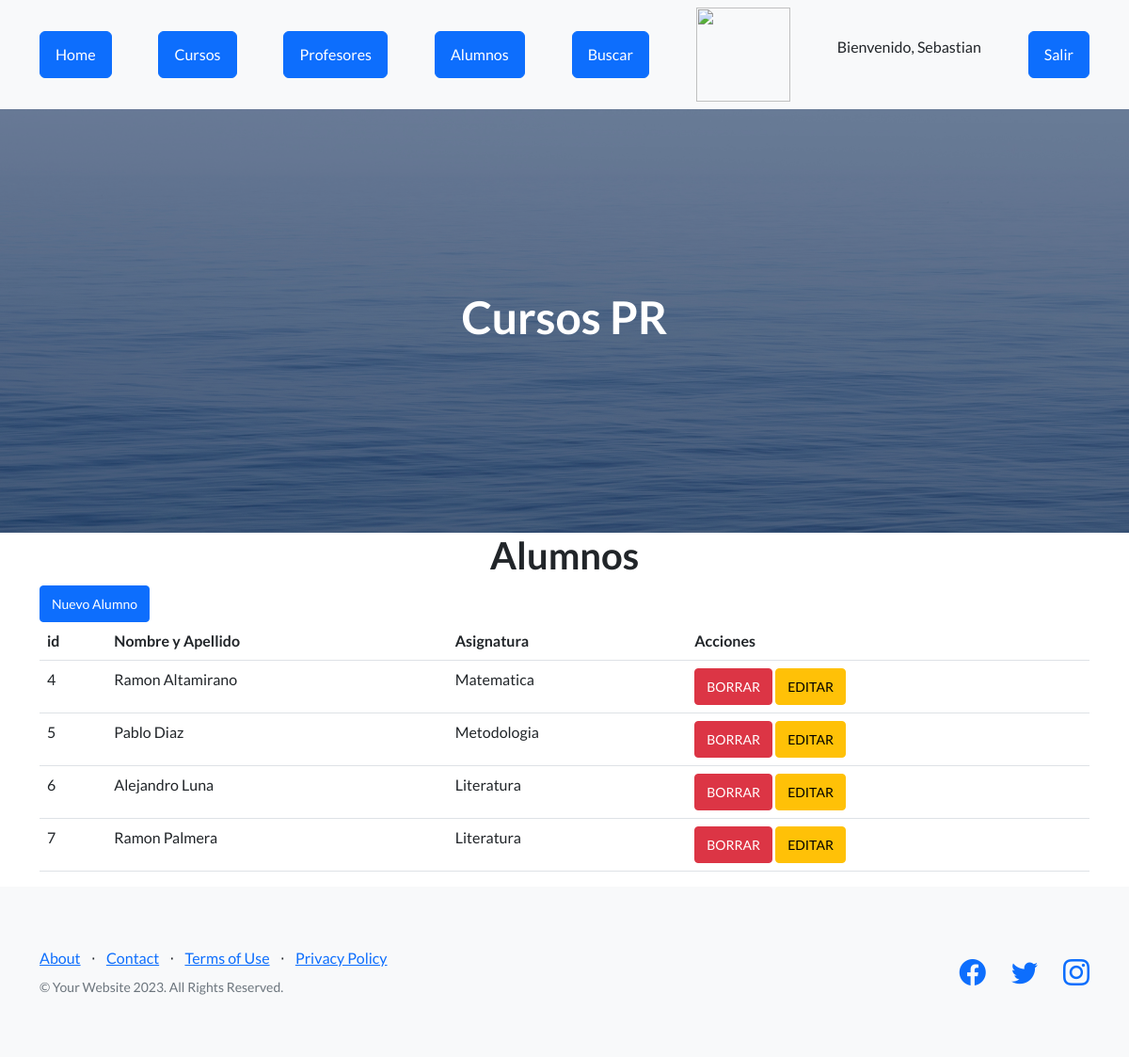
The page /App_tercera/ver_alumnos (signed in) on the database as committed earlier.
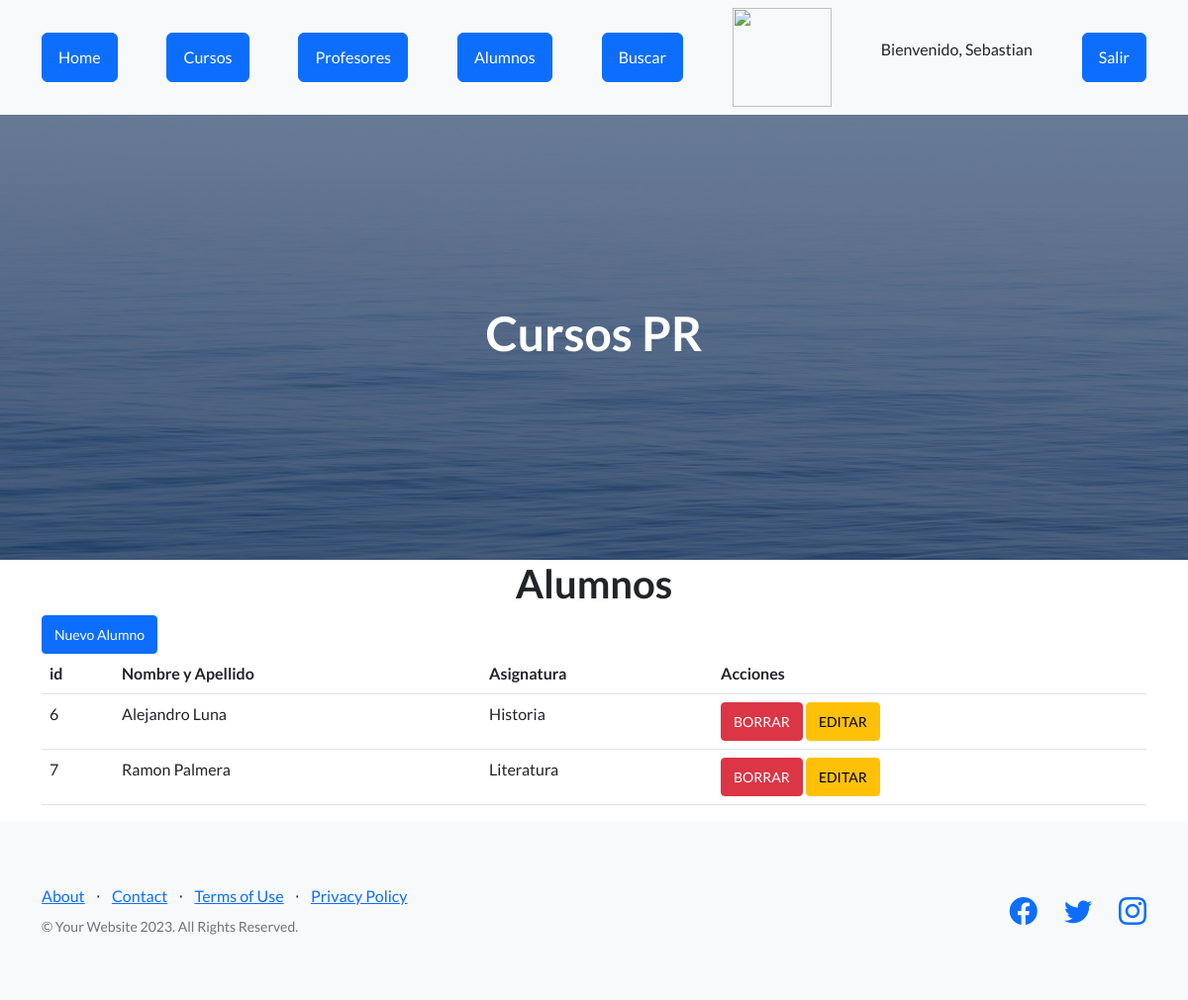
The same page on the database as committed later.
### App_tercera/models.py (models this page shows, shortened)
class Alumno(models.Model):
    Nombre_y_Apellido = models.CharField(max_length=40)
    Asignatura= models.CharField(max_length=100)

### App_tercera/views.py (the view)
# urls.py: path("ver_alumnos", views.ver_alumnos, name="Alumnos"),
def ver_alumnos(request):
    alumnos = Alumno.objects.all()
    avatares = None
    if request.user.is_authenticated:
        avatares = Avatar.objects.filter(user=request.user)
    return render(request, 'Lista_alumnos.html', {'alumnos': alumnos, 'avatares': avatares})

### App_tercera/Template/Lista_alumnos.html
{% extends "padre.html" %}
{% load static %}
{% block contenido %}
<main class="container">
    <h1 class="text-xl-center title"> Alumnos </h1>
    {% if user.is_authenticated and user.is_staff %}
        <a href="alta_alumno" class="btn btn-primary btn-sm">Nuevo Alumno</a>
    {% endif %}
    <table class="table">
        <thead>
            <tr>
                <th>id</th>
                <th>Nombre y Apellido</th>
                <th>Asignatura</th>
                {% if user.is_authenticated and user.is_staff %}
                    <th>Acciones</th>
                {% endif %}
            </tr>
        </thead>
        <tbody>
            {% for alumno in alumnos %}
                <tr>
                    <td>{{ alumno.id }}</td>
                    <td>{{ alumno.Nombre_y_Apellido }}</td>
                    <td>{{ alumno.Asignatura }}</td>
                    {% if user.is_authenticated and user.is_staff %}
                        <td>
                            <a href="{% url 'eliminar_alumno' alumno.id %}" class="btn btn-danger btn-sm">BORRAR</a>
                            <a href="{% url 'editar_alumno' alumno.id %}" class="btn btn-warning btn-sm">EDITAR</a>
                        </td>
                    {% endif %}
                </tr>
            {% endfor %}
        </tbody>
    </table>
</main>
{% endblock %}

Rows that differ between the two databases and show on the page:
removed Alumno: id "4", Nombre_y_Apellido "Ramon Altamirano", Asignatura "Matematica"
removed Alumno: id "5", Nombre_y_Apellido "Pablo Diaz", Asignatura "Metodologia"
changed Alumno "Alejandro Luna": Asignatura "Literatura" → "Historia"
